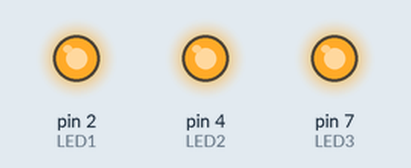
Recording of a sketch running on a simulated Arduino Uno, built with avr-gcc and run on an emulated ATmega328P. On the bench: output pins drawn as LEDs (lit = HIGH).

Above: at 0.1 s.
At 19.1 s:
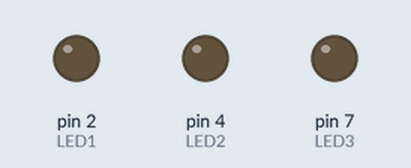
Timing chart, 0 to 20.6 s (numbered marks = the images above):
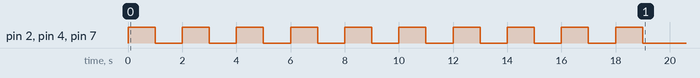

The sketch:

proj3.ino
```cpp
const int LED1=2, LED2=4, LED3=7;
int i;
void setup() {
  // put your setup code here, to run once:
pinMode(LED1, OUTPUT);
pinMode(LED2, OUTPUT);
pinMode(LED3, OUTPUT);
for(i=0; i<10; i++)
{
digitalWrite(LED1, HIGH);
digitalWrite(LED2, HIGH);
digitalWrite(LED3, HIGH);
delay(1000);
digitalWrite(LED1, LOW);
digitalWrite(LED2, LOW);
digitalWrite(LED3, LOW);
delay(1000);
}
}
```
